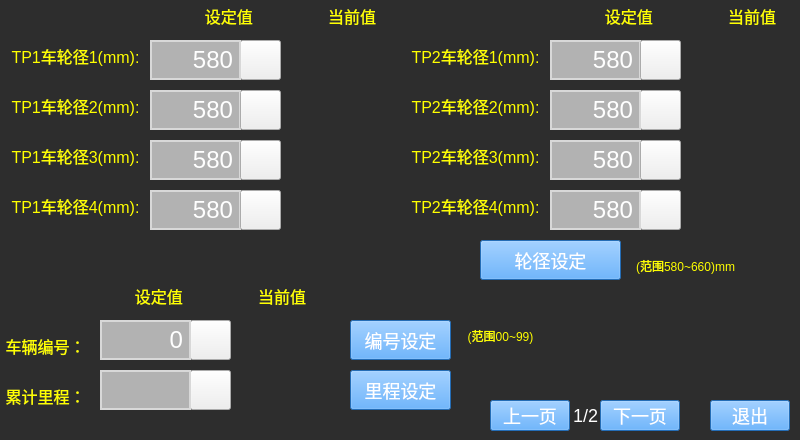
<?xml version="1.0" encoding="UTF-8"?>
<ui version="4.0">
 <class>VehicleWheelSetPage</class>
 <widget class="QWidget" name="VehicleWheelSetPage">
  <property name="geometry">
   <rect>
    <x>0</x>
    <y>0</y>
    <width>800</width>
    <height>440</height>
   </rect>
  </property>
  <property name="windowTitle">
   <string>Form</string>
  </property>
  <property name="styleSheet">
   <string notr="true"/>
  </property>
  <widget class="QLabel" name="VehicleWheelset_background">
   <property name="geometry">
    <rect>
     <x>0</x>
     <y>0</y>
     <width>800</width>
     <height>440</height>
    </rect>
   </property>
   <property name="styleSheet">
    <string notr="true">background-color: rgb(45, 45, 45);</string>
   </property>
   <property name="text">
    <string/>
   </property>
  </widget>
  <widget class="QLabel" name="VehicleWheelset_label_13">
   <property name="geometry">
    <rect>
     <x>170</x>
     <y>0</y>
     <width>241</width>
     <height>31</height>
    </rect>
   </property>
   <property name="styleSheet">
    <string notr="true">font: 75  16px ;
color: rgb(255, 255, 0);</string>
   </property>
   <property name="text">
    <string>设定值                 当前值</string>
   </property>
   <property name="alignment">
    <set>Qt::AlignCenter</set>
   </property>
  </widget>
  <widget class="QLabel" name="VehicleWheelset_label_15">
   <property name="geometry">
    <rect>
     <x>0</x>
     <y>40</y>
     <width>151</width>
     <height>31</height>
    </rect>
   </property>
   <property name="styleSheet">
    <string notr="true">font: 75  16px ;
color: rgb(255, 255, 0);</string>
   </property>
   <property name="text">
    <string>TP1车轮径1(mm):</string>
   </property>
   <property name="alignment">
    <set>Qt::AlignCenter</set>
   </property>
  </widget>
  <widget class="QLabel" name="VehicleWheelset_label_16">
   <property name="geometry">
    <rect>
     <x>0</x>
     <y>90</y>
     <width>151</width>
     <height>31</height>
    </rect>
   </property>
   <property name="styleSheet">
    <string notr="true">font: 75  16px ;
color: rgb(255, 255, 0);</string>
   </property>
   <property name="text">
    <string>TP1车轮径2(mm):</string>
   </property>
   <property name="alignment">
    <set>Qt::AlignCenter</set>
   </property>
  </widget>
  <widget class="QLabel" name="VehicleWheelset_label_17">
   <property name="geometry">
    <rect>
     <x>0</x>
     <y>140</y>
     <width>151</width>
     <height>31</height>
    </rect>
   </property>
   <property name="styleSheet">
    <string notr="true">font: 75  16px ;
color: rgb(255, 255, 0);</string>
   </property>
   <property name="text">
    <string>TP1车轮径3(mm):</string>
   </property>
   <property name="alignment">
    <set>Qt::AlignCenter</set>
   </property>
  </widget>
  <widget class="QLabel" name="VehicleWheelset_label_18">
   <property name="geometry">
    <rect>
     <x>0</x>
     <y>190</y>
     <width>151</width>
     <height>31</height>
    </rect>
   </property>
   <property name="styleSheet">
    <string notr="true">font: 75  16px ;
color: rgb(255, 255, 0);</string>
   </property>
   <property name="text">
    <string>TP1车轮径4(mm):</string>
   </property>
   <property name="alignment">
    <set>Qt::AlignCenter</set>
   </property>
  </widget>
  <widget class="QLabel" name="VehicleWheelset_label_19">
   <property name="geometry">
    <rect>
     <x>400</x>
     <y>190</y>
     <width>151</width>
     <height>31</height>
    </rect>
   </property>
   <property name="styleSheet">
    <string notr="true">font: 75  16px ;
color: rgb(255, 255, 0);</string>
   </property>
   <property name="text">
    <string>TP2车轮径4(mm):</string>
   </property>
   <property name="alignment">
    <set>Qt::AlignCenter</set>
   </property>
  </widget>
  <widget class="QLabel" name="VehicleWheelset_label_20">
   <property name="geometry">
    <rect>
     <x>400</x>
     <y>140</y>
     <width>151</width>
     <height>31</height>
    </rect>
   </property>
   <property name="styleSheet">
    <string notr="true">font: 75  16px ;
color: rgb(255, 255, 0);</string>
   </property>
   <property name="text">
    <string>TP2车轮径3(mm):</string>
   </property>
   <property name="alignment">
    <set>Qt::AlignCenter</set>
   </property>
  </widget>
  <widget class="QLabel" name="VehicleWheelset_label_21">
   <property name="geometry">
    <rect>
     <x>400</x>
     <y>40</y>
     <width>151</width>
     <height>31</height>
    </rect>
   </property>
   <property name="styleSheet">
    <string notr="true">font: 75  16px ;
color: rgb(255, 255, 0);</string>
   </property>
   <property name="text">
    <string>TP2车轮径1(mm):</string>
   </property>
   <property name="alignment">
    <set>Qt::AlignCenter</set>
   </property>
  </widget>
  <widget class="QLabel" name="VehicleWheelset_label_22">
   <property name="geometry">
    <rect>
     <x>400</x>
     <y>90</y>
     <width>151</width>
     <height>31</height>
    </rect>
   </property>
   <property name="styleSheet">
    <string notr="true">font: 75  16px ;
color: rgb(255, 255, 0);</string>
   </property>
   <property name="text">
    <string>TP2车轮径2(mm):</string>
   </property>
   <property name="alignment">
    <set>Qt::AlignCenter</set>
   </property>
  </widget>
  <widget class="QPushButton" name="VehicleWheelset_tp11wheelbtn">
   <property name="geometry">
    <rect>
     <x>240</x>
     <y>40</y>
     <width>41</width>
     <height>40</height>
    </rect>
   </property>
   <property name="focusPolicy">
    <enum>Qt::NoFocus</enum>
   </property>
   <property name="whatsThis">
    <string>TP11</string>
   </property>
   <property name="styleSheet">
    <string notr="true">border-image: url(:/new/prefix1/images/input.jpg);</string>
   </property>
   <property name="text">
    <string/>
   </property>
  </widget>
  <widget class="QLabel" name="VehicleWheelset_tp11wheellbl">
   <property name="geometry">
    <rect>
     <x>150</x>
     <y>40</y>
     <width>91</width>
     <height>40</height>
    </rect>
   </property>
   <property name="styleSheet">
    <string notr="true">font: 75  24px ;
color: rgb(255, 255, 255);
background-color: rgb(178, 178, 178);
border:2px solid rgb(216, 216, 216);</string>
   </property>
   <property name="text">
    <string>580</string>
   </property>
   <property name="alignment">
    <set>Qt::AlignRight|Qt::AlignTrailing|Qt::AlignVCenter</set>
   </property>
  </widget>
  <widget class="QLabel" name="VehicleWheelset_tp12wheellbl">
   <property name="geometry">
    <rect>
     <x>150</x>
     <y>90</y>
     <width>91</width>
     <height>40</height>
    </rect>
   </property>
   <property name="styleSheet">
    <string notr="true">font: 75  24px ;
color: rgb(255, 255, 255);
background-color: rgb(178, 178, 178);
border:2px solid rgb(216, 216, 216);</string>
   </property>
   <property name="text">
    <string>580</string>
   </property>
   <property name="alignment">
    <set>Qt::AlignRight|Qt::AlignTrailing|Qt::AlignVCenter</set>
   </property>
  </widget>
  <widget class="QPushButton" name="VehicleWheelset_tp12wheelbtn">
   <property name="geometry">
    <rect>
     <x>240</x>
     <y>90</y>
     <width>41</width>
     <height>40</height>
    </rect>
   </property>
   <property name="focusPolicy">
    <enum>Qt::NoFocus</enum>
   </property>
   <property name="whatsThis">
    <string>TP12</string>
   </property>
   <property name="styleSheet">
    <string notr="true">border-image: url(:/new/prefix1/images/input.jpg);</string>
   </property>
   <property name="text">
    <string/>
   </property>
  </widget>
  <widget class="QLabel" name="VehicleWheelset_tp13wheellbl">
   <property name="geometry">
    <rect>
     <x>150</x>
     <y>140</y>
     <width>91</width>
     <height>40</height>
    </rect>
   </property>
   <property name="styleSheet">
    <string notr="true">font: 75  24px ;
color: rgb(255, 255, 255);
background-color: rgb(178, 178, 178);
border:2px solid rgb(216, 216, 216);</string>
   </property>
   <property name="text">
    <string>580</string>
   </property>
   <property name="alignment">
    <set>Qt::AlignRight|Qt::AlignTrailing|Qt::AlignVCenter</set>
   </property>
  </widget>
  <widget class="QPushButton" name="VehicleWheelset_tp13wheelbtn">
   <property name="geometry">
    <rect>
     <x>240</x>
     <y>140</y>
     <width>41</width>
     <height>40</height>
    </rect>
   </property>
   <property name="focusPolicy">
    <enum>Qt::NoFocus</enum>
   </property>
   <property name="whatsThis">
    <string>TP13</string>
   </property>
   <property name="styleSheet">
    <string notr="true">border-image: url(:/new/prefix1/images/input.jpg);</string>
   </property>
   <property name="text">
    <string/>
   </property>
  </widget>
  <widget class="QLabel" name="VehicleWheelset_tp14wheellbl">
   <property name="geometry">
    <rect>
     <x>150</x>
     <y>190</y>
     <width>91</width>
     <height>40</height>
    </rect>
   </property>
   <property name="styleSheet">
    <string notr="true">font: 75  24px ;
color: rgb(255, 255, 255);
background-color: rgb(178, 178, 178);
border:2px solid rgb(216, 216, 216);</string>
   </property>
   <property name="text">
    <string>580</string>
   </property>
   <property name="alignment">
    <set>Qt::AlignRight|Qt::AlignTrailing|Qt::AlignVCenter</set>
   </property>
  </widget>
  <widget class="QPushButton" name="VehicleWheelset_tp14wheelbtn">
   <property name="geometry">
    <rect>
     <x>240</x>
     <y>190</y>
     <width>41</width>
     <height>40</height>
    </rect>
   </property>
   <property name="focusPolicy">
    <enum>Qt::NoFocus</enum>
   </property>
   <property name="whatsThis">
    <string>TP14</string>
   </property>
   <property name="styleSheet">
    <string notr="true">border-image: url(:/new/prefix1/images/input.jpg);</string>
   </property>
   <property name="text">
    <string/>
   </property>
  </widget>
  <widget class="QLabel" name="VehicleWheelset_tp21wheellbl">
   <property name="geometry">
    <rect>
     <x>550</x>
     <y>40</y>
     <width>91</width>
     <height>40</height>
    </rect>
   </property>
   <property name="styleSheet">
    <string notr="true">font: 75  24px ;
color: rgb(255, 255, 255);
background-color: rgb(178, 178, 178);
border:2px solid rgb(216, 216, 216);</string>
   </property>
   <property name="text">
    <string>580</string>
   </property>
   <property name="alignment">
    <set>Qt::AlignRight|Qt::AlignTrailing|Qt::AlignVCenter</set>
   </property>
  </widget>
  <widget class="QPushButton" name="VehicleWheelset_tp24wheelbtn">
   <property name="geometry">
    <rect>
     <x>640</x>
     <y>190</y>
     <width>41</width>
     <height>40</height>
    </rect>
   </property>
   <property name="focusPolicy">
    <enum>Qt::NoFocus</enum>
   </property>
   <property name="whatsThis">
    <string>TP24</string>
   </property>
   <property name="styleSheet">
    <string notr="true">border-image: url(:/new/prefix1/images/input.jpg);</string>
   </property>
   <property name="text">
    <string/>
   </property>
  </widget>
  <widget class="QPushButton" name="VehicleWheelset_tp21wheelbtn">
   <property name="geometry">
    <rect>
     <x>640</x>
     <y>40</y>
     <width>41</width>
     <height>40</height>
    </rect>
   </property>
   <property name="focusPolicy">
    <enum>Qt::NoFocus</enum>
   </property>
   <property name="whatsThis">
    <string>TP21</string>
   </property>
   <property name="styleSheet">
    <string notr="true">border-image: url(:/new/prefix1/images/input.jpg);</string>
   </property>
   <property name="text">
    <string/>
   </property>
  </widget>
  <widget class="QLabel" name="VehicleWheelset_tp23wheellbl">
   <property name="geometry">
    <rect>
     <x>550</x>
     <y>140</y>
     <width>91</width>
     <height>40</height>
    </rect>
   </property>
   <property name="styleSheet">
    <string notr="true">font: 75  24px ;
color: rgb(255, 255, 255);
background-color: rgb(178, 178, 178);
border:2px solid rgb(216, 216, 216);</string>
   </property>
   <property name="text">
    <string>580</string>
   </property>
   <property name="alignment">
    <set>Qt::AlignRight|Qt::AlignTrailing|Qt::AlignVCenter</set>
   </property>
  </widget>
  <widget class="QPushButton" name="VehicleWheelset_tp22wheelbtn">
   <property name="geometry">
    <rect>
     <x>640</x>
     <y>90</y>
     <width>41</width>
     <height>40</height>
    </rect>
   </property>
   <property name="focusPolicy">
    <enum>Qt::NoFocus</enum>
   </property>
   <property name="whatsThis">
    <string>TP22</string>
   </property>
   <property name="styleSheet">
    <string notr="true">border-image: url(:/new/prefix1/images/input.jpg);</string>
   </property>
   <property name="text">
    <string/>
   </property>
  </widget>
  <widget class="QLabel" name="VehicleWheelset_tp24wheellbl">
   <property name="geometry">
    <rect>
     <x>550</x>
     <y>190</y>
     <width>91</width>
     <height>40</height>
    </rect>
   </property>
   <property name="styleSheet">
    <string notr="true">font: 75  24px ;
color: rgb(255, 255, 255);
background-color: rgb(178, 178, 178);
border:2px solid rgb(216, 216, 216);</string>
   </property>
   <property name="text">
    <string>580</string>
   </property>
   <property name="alignment">
    <set>Qt::AlignRight|Qt::AlignTrailing|Qt::AlignVCenter</set>
   </property>
  </widget>
  <widget class="QLabel" name="VehicleWheelset_tp22wheellbl">
   <property name="geometry">
    <rect>
     <x>550</x>
     <y>90</y>
     <width>91</width>
     <height>40</height>
    </rect>
   </property>
   <property name="styleSheet">
    <string notr="true">font: 75  24px ;
color: rgb(255, 255, 255);
background-color: rgb(178, 178, 178);
border:2px solid rgb(216, 216, 216);</string>
   </property>
   <property name="text">
    <string>580</string>
   </property>
   <property name="alignment">
    <set>Qt::AlignRight|Qt::AlignTrailing|Qt::AlignVCenter</set>
   </property>
  </widget>
  <widget class="QPushButton" name="VehicleWheelset_tp23wheelbtn">
   <property name="geometry">
    <rect>
     <x>640</x>
     <y>140</y>
     <width>41</width>
     <height>40</height>
    </rect>
   </property>
   <property name="focusPolicy">
    <enum>Qt::NoFocus</enum>
   </property>
   <property name="whatsThis">
    <string>TP23</string>
   </property>
   <property name="styleSheet">
    <string notr="true">border-image: url(:/new/prefix1/images/input.jpg);</string>
   </property>
   <property name="text">
    <string/>
   </property>
  </widget>
  <widget class="QLabel" name="VehicleWheelset_label_14">
   <property name="geometry">
    <rect>
     <x>570</x>
     <y>0</y>
     <width>241</width>
     <height>31</height>
    </rect>
   </property>
   <property name="styleSheet">
    <string notr="true">font: 75  16px ;
color: rgb(255, 255, 0);</string>
   </property>
   <property name="text">
    <string>设定值                 当前值</string>
   </property>
   <property name="alignment">
    <set>Qt::AlignCenter</set>
   </property>
  </widget>
  <widget class="QLabel" name="VehicleWheelset_tp11realwheellbl">
   <property name="geometry">
    <rect>
     <x>320</x>
     <y>40</y>
     <width>71</width>
     <height>40</height>
    </rect>
   </property>
   <property name="styleSheet">
    <string notr="true">font: 75  24px ;
color: rgb(255, 255, 255);
</string>
   </property>
   <property name="text">
    <string/>
   </property>
   <property name="alignment">
    <set>Qt::AlignCenter</set>
   </property>
  </widget>
  <widget class="QLabel" name="VehicleWheelset_tp12realwheellbl">
   <property name="geometry">
    <rect>
     <x>320</x>
     <y>90</y>
     <width>71</width>
     <height>40</height>
    </rect>
   </property>
   <property name="styleSheet">
    <string notr="true">font: 75  24px ;
color: rgb(255, 255, 255);
</string>
   </property>
   <property name="text">
    <string/>
   </property>
   <property name="alignment">
    <set>Qt::AlignCenter</set>
   </property>
  </widget>
  <widget class="QLabel" name="VehicleWheelset_tp13realwheellbl">
   <property name="geometry">
    <rect>
     <x>320</x>
     <y>140</y>
     <width>71</width>
     <height>40</height>
    </rect>
   </property>
   <property name="styleSheet">
    <string notr="true">font: 75  24px ;
color: rgb(255, 255, 255);
</string>
   </property>
   <property name="text">
    <string/>
   </property>
   <property name="alignment">
    <set>Qt::AlignCenter</set>
   </property>
  </widget>
  <widget class="QLabel" name="VehicleWheelset_tp14realwheellbl">
   <property name="geometry">
    <rect>
     <x>320</x>
     <y>190</y>
     <width>71</width>
     <height>40</height>
    </rect>
   </property>
   <property name="styleSheet">
    <string notr="true">font: 75  24px ;
color: rgb(255, 255, 255);
</string>
   </property>
   <property name="text">
    <string/>
   </property>
   <property name="alignment">
    <set>Qt::AlignCenter</set>
   </property>
  </widget>
  <widget class="QLabel" name="VehicleWheelset_tp24realwheellbl">
   <property name="geometry">
    <rect>
     <x>720</x>
     <y>190</y>
     <width>71</width>
     <height>40</height>
    </rect>
   </property>
   <property name="styleSheet">
    <string notr="true">font: 75  24px ;
color: rgb(255, 255, 255);
</string>
   </property>
   <property name="text">
    <string/>
   </property>
   <property name="alignment">
    <set>Qt::AlignCenter</set>
   </property>
  </widget>
  <widget class="QLabel" name="VehicleWheelset_tp22realwheellbl">
   <property name="geometry">
    <rect>
     <x>720</x>
     <y>90</y>
     <width>71</width>
     <height>40</height>
    </rect>
   </property>
   <property name="styleSheet">
    <string notr="true">font: 75  24px ;
color: rgb(255, 255, 255);
</string>
   </property>
   <property name="text">
    <string/>
   </property>
   <property name="alignment">
    <set>Qt::AlignCenter</set>
   </property>
  </widget>
  <widget class="QLabel" name="VehicleWheelset_tp21realwheellbl">
   <property name="geometry">
    <rect>
     <x>720</x>
     <y>40</y>
     <width>71</width>
     <height>40</height>
    </rect>
   </property>
   <property name="styleSheet">
    <string notr="true">font: 75  24px ;
color: rgb(255, 255, 255);
</string>
   </property>
   <property name="text">
    <string/>
   </property>
   <property name="alignment">
    <set>Qt::AlignCenter</set>
   </property>
  </widget>
  <widget class="QLabel" name="VehicleWheelset_tp23realwheellbl">
   <property name="geometry">
    <rect>
     <x>720</x>
     <y>140</y>
     <width>71</width>
     <height>40</height>
    </rect>
   </property>
   <property name="styleSheet">
    <string notr="true">font: 75  24px ;
color: rgb(255, 255, 255);
</string>
   </property>
   <property name="text">
    <string/>
   </property>
   <property name="alignment">
    <set>Qt::AlignCenter</set>
   </property>
  </widget>
  <widget class="QLabel" name="VehicleWheelset_label_23">
   <property name="geometry">
    <rect>
     <x>100</x>
     <y>280</y>
     <width>241</width>
     <height>31</height>
    </rect>
   </property>
   <property name="styleSheet">
    <string notr="true">font: 75  16px ;
color: rgb(255, 255, 0);</string>
   </property>
   <property name="text">
    <string>设定值                 当前值</string>
   </property>
   <property name="alignment">
    <set>Qt::AlignCenter</set>
   </property>
  </widget>
  <widget class="QLabel" name="VehicleWheelset_label_24">
   <property name="geometry">
    <rect>
     <x>-30</x>
     <y>330</y>
     <width>151</width>
     <height>31</height>
    </rect>
   </property>
   <property name="styleSheet">
    <string notr="true">font: 75  16px ;
color: rgb(255, 255, 0);</string>
   </property>
   <property name="text">
    <string>车辆编号：</string>
   </property>
   <property name="alignment">
    <set>Qt::AlignCenter</set>
   </property>
  </widget>
  <widget class="QLabel" name="VehicleWheelset_label_25">
   <property name="geometry">
    <rect>
     <x>-30</x>
     <y>380</y>
     <width>151</width>
     <height>31</height>
    </rect>
   </property>
   <property name="styleSheet">
    <string notr="true">font: 75  16px ;
color: rgb(255, 255, 0);</string>
   </property>
   <property name="text">
    <string>累计里程：</string>
   </property>
   <property name="alignment">
    <set>Qt::AlignCenter</set>
   </property>
  </widget>
  <widget class="QPushButton" name="VehicleWheelset_traincodebtn">
   <property name="geometry">
    <rect>
     <x>190</x>
     <y>320</y>
     <width>41</width>
     <height>40</height>
    </rect>
   </property>
   <property name="focusPolicy">
    <enum>Qt::NoFocus</enum>
   </property>
   <property name="whatsThis">
    <string>code</string>
   </property>
   <property name="styleSheet">
    <string notr="true">border-image: url(:/new/prefix1/images/input.jpg);</string>
   </property>
   <property name="text">
    <string/>
   </property>
  </widget>
  <widget class="QLabel" name="VehicleWheelset_traincodelbl">
   <property name="geometry">
    <rect>
     <x>100</x>
     <y>320</y>
     <width>91</width>
     <height>40</height>
    </rect>
   </property>
   <property name="styleSheet">
    <string notr="true">font: 75  24px ;
color: rgb(255, 255, 255);
background-color: rgb(178, 178, 178);
border:2px solid rgb(216, 216, 216);</string>
   </property>
   <property name="text">
    <string>0</string>
   </property>
   <property name="alignment">
    <set>Qt::AlignRight|Qt::AlignTrailing|Qt::AlignVCenter</set>
   </property>
  </widget>
  <widget class="QPushButton" name="VehicleWheelset_accmilebtn">
   <property name="geometry">
    <rect>
     <x>190</x>
     <y>370</y>
     <width>41</width>
     <height>40</height>
    </rect>
   </property>
   <property name="focusPolicy">
    <enum>Qt::NoFocus</enum>
   </property>
   <property name="whatsThis">
    <string>mileage</string>
   </property>
   <property name="styleSheet">
    <string notr="true">border-image: url(:/new/prefix1/images/input.jpg);</string>
   </property>
   <property name="text">
    <string/>
   </property>
  </widget>
  <widget class="QLabel" name="VehicleWheelset_accmilelbl">
   <property name="geometry">
    <rect>
     <x>100</x>
     <y>370</y>
     <width>91</width>
     <height>40</height>
    </rect>
   </property>
   <property name="styleSheet">
    <string notr="true">font: 75  24px ;
color: rgb(255, 255, 255);
background-color: rgb(178, 178, 178);
border:2px solid rgb(216, 216, 216);</string>
   </property>
   <property name="text">
    <string/>
   </property>
   <property name="alignment">
    <set>Qt::AlignRight|Qt::AlignTrailing|Qt::AlignVCenter</set>
   </property>
  </widget>
  <widget class="QLabel" name="VehicleWheelset_realaccmilelbl">
   <property name="geometry">
    <rect>
     <x>250</x>
     <y>370</y>
     <width>71</width>
     <height>40</height>
    </rect>
   </property>
   <property name="styleSheet">
    <string notr="true">font: 75  24px ;
color: rgb(255, 255, 255);
</string>
   </property>
   <property name="text">
    <string/>
   </property>
   <property name="alignment">
    <set>Qt::AlignCenter</set>
   </property>
  </widget>
  <widget class="QLabel" name="VehicleWheelset_realtraincodelbl">
   <property name="geometry">
    <rect>
     <x>250</x>
     <y>320</y>
     <width>71</width>
     <height>40</height>
    </rect>
   </property>
   <property name="styleSheet">
    <string notr="true">font: 75  24px ;
color: rgb(255, 255, 255);
</string>
   </property>
   <property name="text">
    <string/>
   </property>
   <property name="alignment">
    <set>Qt::AlignCenter</set>
   </property>
  </widget>
  <widget class="QPushButton" name="VehicleWheelset_wheelconfirmbtn">
   <property name="geometry">
    <rect>
     <x>480</x>
     <y>240</y>
     <width>141</width>
     <height>40</height>
    </rect>
   </property>
   <property name="focusPolicy">
    <enum>Qt::NoFocus</enum>
   </property>
   <property name="styleSheet">
    <string notr="true">font: 75  18px;
color: rgb(255, 255, 255);
background-color: rgb(51, 153, 255);
border-color: rgb(216, 216, 216);</string>
   </property>
   <property name="text">
    <string>轮径设定</string>
   </property>
  </widget>
  <widget class="QPushButton" name="VehicleWheelset_traincodeconfirmbtn">
   <property name="geometry">
    <rect>
     <x>350</x>
     <y>320</y>
     <width>101</width>
     <height>40</height>
    </rect>
   </property>
   <property name="focusPolicy">
    <enum>Qt::NoFocus</enum>
   </property>
   <property name="styleSheet">
    <string notr="true">font: 75  18px;
color: rgb(255, 255, 255);
background-color: rgb(51, 153, 255);
border-color: rgb(216, 216, 216);</string>
   </property>
   <property name="text">
    <string>编号设定</string>
   </property>
  </widget>
  <widget class="QPushButton" name="VehicleWheelset_accmileconfirmbtn">
   <property name="geometry">
    <rect>
     <x>350</x>
     <y>370</y>
     <width>101</width>
     <height>40</height>
    </rect>
   </property>
   <property name="focusPolicy">
    <enum>Qt::NoFocus</enum>
   </property>
   <property name="styleSheet">
    <string notr="true">font: 75  18px;
color: rgb(255, 255, 255);
background-color: rgb(51, 153, 255);
border-color: rgb(216, 216, 216);</string>
   </property>
   <property name="text">
    <string>里程设定</string>
   </property>
  </widget>
  <widget class="QPushButton" name="VehicleWheelset_Button_NextPage">
   <property name="geometry">
    <rect>
     <x>600</x>
     <y>400</y>
     <width>80</width>
     <height>31</height>
    </rect>
   </property>
   <property name="focusPolicy">
    <enum>Qt::NoFocus</enum>
   </property>
   <property name="styleSheet">
    <string notr="true">font: 75  18px;
color: rgb(255, 255, 255);
background-color: rgb(51, 153, 255);
border-color: rgb(216, 216, 216);</string>
   </property>
   <property name="text">
    <string>下一页</string>
   </property>
  </widget>
  <widget class="QPushButton" name="VehicleWheelset_Button_PrePage">
   <property name="geometry">
    <rect>
     <x>490</x>
     <y>400</y>
     <width>80</width>
     <height>31</height>
    </rect>
   </property>
   <property name="focusPolicy">
    <enum>Qt::NoFocus</enum>
   </property>
   <property name="styleSheet">
    <string notr="true">font: 75  18px;
color: rgb(255, 255, 255);
background-color: rgb(51, 153, 255);
border-color: rgb(216, 216, 216);</string>
   </property>
   <property name="text">
    <string>上一页</string>
   </property>
  </widget>
  <widget class="QPushButton" name="VehicleWheelset_Button_return">
   <property name="geometry">
    <rect>
     <x>710</x>
     <y>400</y>
     <width>80</width>
     <height>31</height>
    </rect>
   </property>
   <property name="focusPolicy">
    <enum>Qt::NoFocus</enum>
   </property>
   <property name="styleSheet">
    <string notr="true">font: 75  18px;
color: rgb(255, 255, 255);
background-color: rgb(51, 153, 255);
border-color: rgb(216, 216, 216);</string>
   </property>
   <property name="text">
    <string>退出</string>
   </property>
  </widget>
  <widget class="QLabel" name="VehicleWheelset_realaccmilelbl_2">
   <property name="geometry">
    <rect>
     <x>570</x>
     <y>400</y>
     <width>31</width>
     <height>31</height>
    </rect>
   </property>
   <property name="styleSheet">
    <string notr="true">font: 75  18px ;
color: rgb(255, 255, 255);
</string>
   </property>
   <property name="text">
    <string>1/2</string>
   </property>
   <property name="alignment">
    <set>Qt::AlignCenter</set>
   </property>
  </widget>
  <widget class="QLabel" name="VehicleParaSet_label_4">
   <property name="geometry">
    <rect>
     <x>620</x>
     <y>250</y>
     <width>131</width>
     <height>31</height>
    </rect>
   </property>
   <property name="styleSheet">
    <string notr="true">font: 75  12px ;
color: rgb(255, 255, 0);</string>
   </property>
   <property name="text">
    <string>(范围580~660)mm</string>
   </property>
   <property name="alignment">
    <set>Qt::AlignCenter</set>
   </property>
  </widget>
  <widget class="QLabel" name="VehicleParaSet_label_5">
   <property name="geometry">
    <rect>
     <x>460</x>
     <y>320</y>
     <width>81</width>
     <height>31</height>
    </rect>
   </property>
   <property name="styleSheet">
    <string notr="true">font: 75  12px;
color: rgb(255, 255, 0);</string>
   </property>
   <property name="text">
    <string>(范围00~99)</string>
   </property>
   <property name="alignment">
    <set>Qt::AlignCenter</set>
   </property>
  </widget>
 </widget>
 <resources/>
 <connections/>
</ui>
